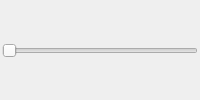
        <widget class="QWidget" name="panel_tab">
         <property name="styleSheet">
          <string notr="true">#panel_tab
{
border-image: url(:/CustomControls/picture/background.png);

}
</string>
         </property>
         <attribute name="title">
          <string>仪表盘</string>
         </attribute>
         <layout class="QGridLayout" name="gridLayout_11" rowstretch="20,1,20">
          <property name="leftMargin">
           <number>2</number>
          </property>
          <property name="topMargin">
           <number>2</number>
          </property>
          <property name="rightMargin">
           <number>2</number>
          </property>
          <property name="bottomMargin">
           <number>2</number>
          </property>
          <property name="spacing">
           <number>2</number>
          </property>
          <item row="0" column="0">
           <widget class="CustomPanel" name="custom_panel" native="true"/>
          </item>
          <item row="0" column="1">
           <widget class="NetSpeedPanel" name="netspeed_panel" native="true"/>
          </item>
          <item row="1" column="0" colspan="2">
           <widget class="QSlider" name="panel_slider">
            <property name="sizePolicy">
             <sizepolicy hsizetype="Expanding" vsizetype="Expanding">
              <horstretch>0</horstretch>
              <verstretch>0</verstretch>
             </sizepolicy>
            </property>
            <property name="maximum">
             <number>100</number>
            </property>
            <property name="orientation">
             <enum>Qt::Horizontal</enum>
            </property>
           </widget>
          </item>
          <item row="2" column="0" colspan="2">
           <widget class="SemiCirclePanel" name="semicircle_panel" native="true">
            <property name="sizePolicy">
             <sizepolicy hsizetype="Expanding" vsizetype="Expanding">
              <horstretch>0</horstretch>
              <verstretch>0</verstretch>
             </sizepolicy>
            </property>
            <property name="styleSheet">
             <string notr="true"/>
            </property>
           </widget>
          </item>
         </layout>
        </widget>
